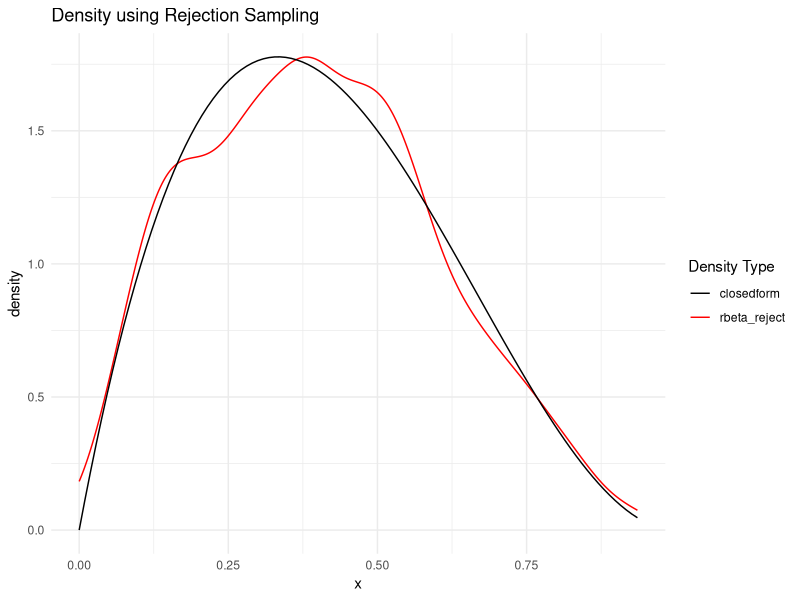

The R source for this figure:
## ---- chunk 1
#| message: false
library(tidyverse)
set.seed(42)
## ---- chunk 2
# Generic Rejection Sampling function
# using log transformation for numeric stability
# pass any additional parameters for the proposal distribution in the the parameters after n
sample_reject <- function(dtgt, 
                          dprop = dunif, # defaulted to uniform
                          rprop = runif, # defaulted to uniform
                          support = c(0,1), 
                          n,
                          scaling_const = NA,
                          ...) {
  log_ratio <- function(x) log(dtgt(x)) - log(dprop(x,...))

  # Sampled value
  X <- numeric(n)
  total_run <- 0
  accepted <- 0
 
  if (is.na(scaling_const)) {
    opt <- optimise(log_ratio, support, maximum = T)
    logM <- opt$objective
  } else {
    logM <- log(scaling_const)
  }
  
  if (!is.finite(logM)) stop("M is not finite; dtgt/dprop may be unbounded on the support")

  while (accepted < n) {
    # sampling from proposal dist
    z <- rprop(1,...)
    # total_run should be immediately updated after a random draw
    total_run <- total_run + 1
    if (z < support[1] || z > support[2]) next

    log_rz <- log_ratio(z)
    if (!is.finite(log_rz)) next

    log_p_qm <- log_rz - logM
    p_qm <- exp(log_p_qm) 
    if (p_qm > 1) p_qm <- 1

    if (runif(1) <= p_qm) {
      accepted <- accepted + 1
      X[accepted] <- z
    }
  }

  list(
    X = X,
    total_run = total_run,
    accept_rate = n / total_run,
    M = exp(logM)
  )
}

rbeta_reject <- function(n, a, b) {
#### Some alternative ways the target density can be provided
#  dtgt <- function(x) {
#    x^(a - 1) * (1 - x)^(b - 1) 
#  }
#  dtgt <- function(x) {
#     gamma(a + b) / (gamma(a) * gamma(b)) * x^(a - 1) * (1 - x)^(b - 1) 
#  }
  dtgt <- partial(dbeta, shape1 = a, shape2 = b)

  scaling_const <- (gamma(a + b) / (gamma(a) * gamma(b))) * ((a - 1) / (a + b - 2))^(a - 1) * ((b - 1) / (a + b -2))^(b-1)
  # rejection sampling
  output <- sample_reject(
    dtgt = dtgt,
    dprop = dunif,
    rprop = runif,
    support = c(0,1),
    scaling_const = scaling_const,
    n = n
  )
  output
}
## ---- chunk 3
# continuous plot
plot_cont_estcf <- function(input) {
  colors <- c(setNames("red",input$fields$sampled), 
    "closedform" = "black")
  input$df |>
    ggplot() +
    stat_density(aes(x = !!sym(input$fields$sampled), color = input$fields$sampled), geom = "line") +
    stat_density(aes(x = !!sym(input$fields$cf_smooth), color = "closedform"), geom = "line") +
    labs(
      x = "x",
      y = "density", 
      title = paste("Density using", input$sample_type)
    ) +
    scale_color_manual(values = colors, name = "Density Type")  +
    theme_minimal()

}
#  continuous plot with cf
plot_cont_estcf_cf <- function(input) {
  colors <- c(setNames("red",input$fields$sampled), 
    "closedform_smooth" = "blue",
    "closedform" = "black")
  input$df |>
    ggplot() +
    stat_density(aes(x = !!sym(input$fields$sampled), color = input$fields$sampled), geom = "line") +
    stat_density(aes(x = !!sym(input$fields$cf_smooth), color = "closedform_smooth"), geom = "line") +
    geom_function(
      aes(x = !!sym(input$fields$cf), color = "closedform"),
      fun = input$fun,
      args = input$args
    ) + 
    labs(
      x = "x",
      y = "density", 
      title = paste("Density using", input$sample_type)
    ) +
    scale_color_manual(values = colors, name = "Density Type")  +
    theme_minimal()

}

# plot comparing sampled with closed form actual density
plot_cont_cf <- function(input) {
  colors <- c(setNames("red",input$fields$sampled), 
    "closedform" = "black")
  input$df |>
    ggplot() +
    stat_density(aes(x = !!sym(input$fields$sampled), color = input$fields$sampled), geom = "line") +
    geom_function(
      aes(x = !!sym(input$fields$cf), color = "closedform"),
      fun = input$fun,
      args = input$args
    ) + 
    labs(
      x = "x",
      y = "density", 
      title = paste("Density using", input$sample_type)
    ) +
    scale_color_manual(values = colors, name = "Density Type")  +
    theme_minimal()

}

# inverse discrete plot
plot_inv_dcrete <- function(input) {
  input$df |>
    ggplot() +
    geom_bar(aes(x = !!sym(input$fields$sampled)) ) +
    labs(
      x = "x",
      y = "density", 
      title = paste("Density using", input$sample_type)
    ) +
    theme_minimal()
}

## ---- chunk 4

n <- 1000
a <- 2
b <- 3

output <- (rbeta_reject(n, a, b))

data <- tibble(
  rbeta_reject = output$X,
  grid = seq(0, 1, n)
  )
# Grouping all data for plotting
input <- list(
  df = data,
  fields = list(sampled = "rbeta_reject", cf = "grid"),
  fun = dbeta,
  args = list(shape1 = a, shape2 = b),
  sample_type = "Rejection Sampling"
)

# plotting
plot_cont_cf(input)

